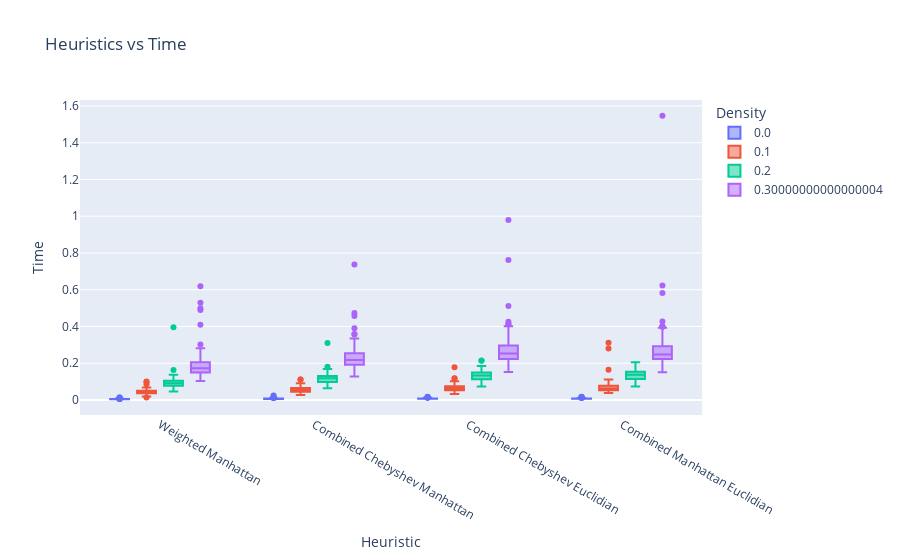

Notebook cell for this chart:
### Code cell
normal = ['Chebyshev', 'Manhattan', 'Euclidian']
not_normal = ['Weighted Manhattan', 'Combined Chebyshev Manhattan', 'Combined Chebyshev Euclidian', 'Combined Manhattan Euclidian']

normal_df = times_df[times_df['Heuristic'].isin(normal)]
not_normal_df = times_df[times_df['Heuristic'].isin(not_normal)]
# plot the box plots
fig = px.box(not_normal_df, x="Heuristic", y="Time", color="Density", title="Heuristics vs Time")
fig.show()
plotly.io.write_image(fig, file="./graphs/question_9_heuristic_time_weighted.png", scale=5)

### Figure 1 — Plotly figure (JSON) as saved in the notebook; plotly's stock layout.template omitted (floating-point values rounded to 4 significant figures; data arrays with more than 128 entries replaced by an {"elided": "..."} marker saying what was removed)
{"data": [{"alignmentgroup": "True", "hovertemplate": "Density=0.0<br>Heuristic=%{x}<br>Time=%{y}<extra></extra>", "legendgroup": "0.0", "marker": {"color": "#636efa"}, "name": "0.0", "notched": false, "offsetgroup": "0.0", "orientation": "v", "showlegend": true, "type": "box", "x": {"elided": "400 str values"}, "x0": " ", "xaxis": "x", "y": {"elided": "400 float values"}, "y0": " ", "yaxis": "y"}, {"alignmentgroup": "True", "hovertemplate": "Density=0.1<br>Heuristic=%{x}<br>Time=%{y}<extra></extra>", "legendgroup": "0.1", "marker": {"color": "#EF553B"}, "name": "0.1", "notched": false, "offsetgroup": "0.1", "orientation": "v", "showlegend": true, "type": "box", "x": {"elided": "400 str values"}, "x0": " ", "xaxis": "x", "y": {"elided": "400 float values"}, "y0": " ", "yaxis": "y"}, {"alignmentgroup": "True", "hovertemplate": "Density=0.2<br>Heuristic=%{x}<br>Time=%{y}<extra></extra>", "legendgroup": "0.2", "marker": {"color": "#00cc96"}, "name": "0.2", "notched": false, "offsetgroup": "0.2", "orientation": "v", "showlegend": true, "type": "box", "x": {"elided": "400 str values"}, "x0": " ", "xaxis": "x", "y": {"elided": "400 float values"}, "y0": " ", "yaxis": "y"}, {"alignmentgroup": "True", "hovertemplate": "Density=0.30000000000000004<br>Heuristic=%{x}<br>Time=%{y}<extra></extra>", "legendgroup": "0.30000000000000004", "marker": {"color": "#ab63fa"}, "name": "0.30000000000000004", "notched": false, "offsetgroup": "0.30000000000000004", "orientation": "v", "showlegend": true, "type": "box", "x": {"elided": "400 str values"}, "x0": " ", "xaxis": "x", "y": {"elided": "400 float values"}, "y0": " ", "yaxis": "y"}], "layout": {"boxmode": "group", "legend": {"title": {"text": "Density"}, "tracegroupgap": 0}, "title": {"text": "Heuristics vs Time"}, "xaxis": {"anchor": "y", "domain": [0, 1], "title": {"text": "Heuristic"}}, "yaxis": {"anchor": "x", "domain": [0, 1], "title": {"text": "Time"}}}}
